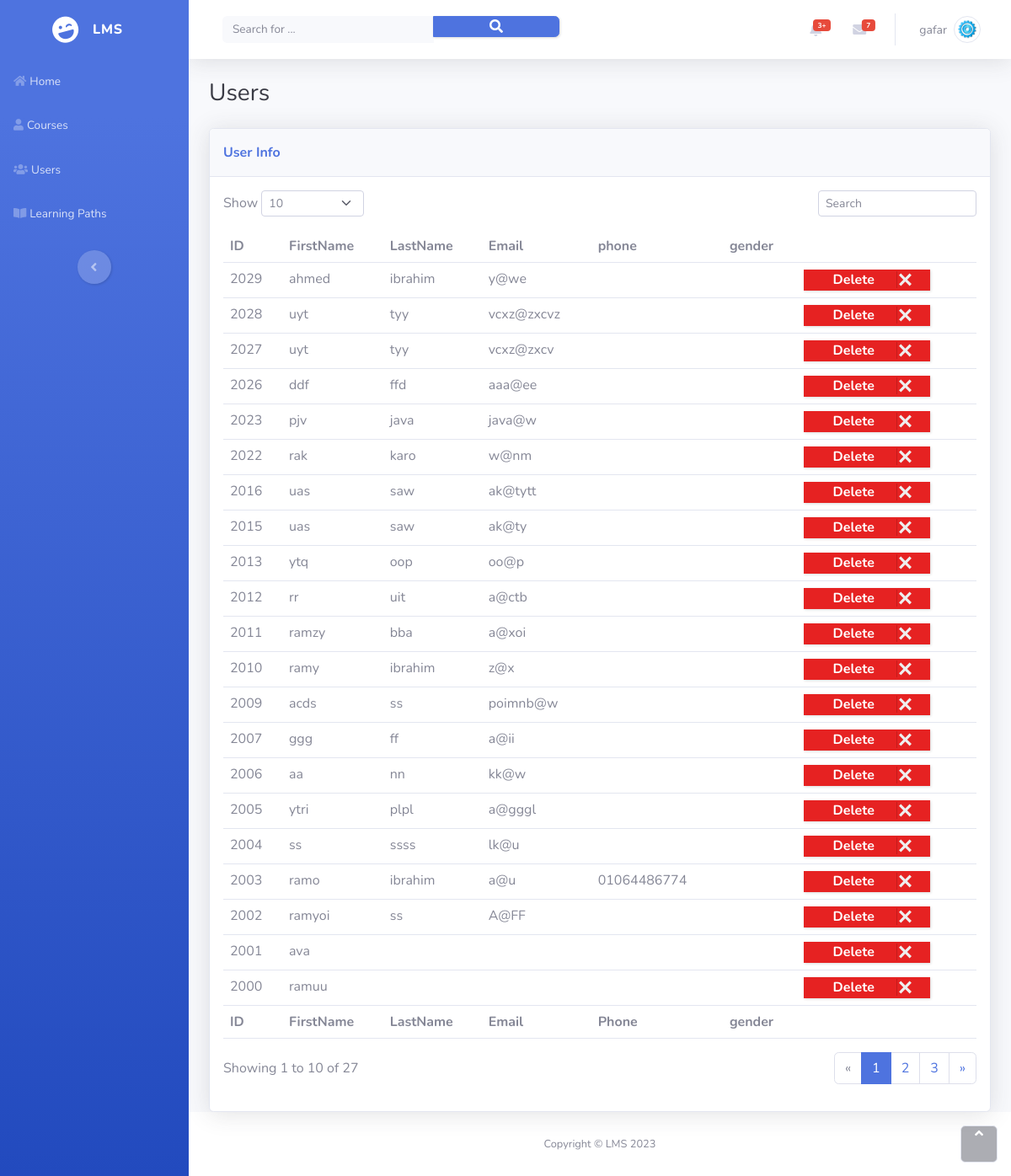
Screenshot of /Views/Admin/Manage-Users.php (signed in) with the database file from the repository.
### tables this page shows
CREATE TABLE `user` (
  `id` int NOT NULL AUTO_INCREMENT,
  `fname` varchar(50) DEFAULT NULL,
  `lname` varchar(50) DEFAULT NULL,
  `password` varchar(50) DEFAULT NULL,
  `nationality` varchar(50) DEFAULT NULL,
  `gender` varchar(50) DEFAULT NULL,
  `birthdate` date DEFAULT NULL,
  `email` varchar(50) DEFAULT NULL,
  `phone` varchar(50) DEFAULT NULL,
  `learning_path_id` int DEFAULT NULL,
  PRIMARY KEY (`id`),
  UNIQUE KEY `password` (`password`),
  UNIQUE KEY `email` (`email`),
  KEY `learning_path_id` (`learning_path_id`),
  CONSTRAINT `user_ibfk_1` FOREIGN KEY (`learning_path_id`) REFERENCES `learning_path` (`id`) ON DELETE CASCADE ON UPDATE CASCADE
);

### Views/Admin/Manage-Users.php (the view, shortened to what this page needs)
<?php
$conn = mysqli_connect('localhost', 'root', '', 'lms','3306');
$sql = 'SELECT id, fname, lname, gender, email, phone FROM user ORDER BY id desc ';
$result = mysqli_query($conn, $sql);
$users = mysqli_fetch_all($result, MYSQLI_ASSOC);
?>
<!DOCTYPE html>
<html lang="en">
<head>
    <link rel="stylesheet" href="../assets/bootstrap/css/bootstrap.min.css">
    <link rel="stylesheet" href="../assets/fonts/fontawesome-all.min.css">
</head>
<body id="page-top">
    <div id="wrapper">
        <nav class="navbar navbar-dark align-items-start sidebar sidebar-dark accordion bg-gradient-primary p-0">
            <div class="container-fluid d-flex flex-column p-0"><a
                    class="navbar-brand d-flex justify-content-center align-items-center sidebar-brand m-0" href="#">
                    <div class="sidebar-brand-icon rotate-n-15"><i class="fas fa-laugh-wink"></i></div>
                    <div class="sidebar-brand-text mx-3"><span>LMS</span></div>
                </a>
                <ul class="navbar-nav text-light" id="accordionSidebar">
                    <li class="nav-item"><a class="nav-link" href="dashboard.php"><i
                                class="fas fa-home"></i><span>Home</span></a></li>
                    <li class="nav-item"><a class="nav-link" href="manage-courses.php"><i
                                class="fas fa-user"></i><span>Courses</span></a></li>
                    <li class="nav-item"><a class="nav-link" href="Manage-Users.php"><i
                                class="fas fa-users"></i><span>Users</span></a></li>
                    <li class="nav-item"><a class="nav-link" href="manage-lp.php"><i
                                class="fas fa-book-open"></i><span>Learning Paths</span></a></li>
                </ul>
                <div class="text-center d-none d-md-inline"><button class="btn rounded-circle border-0"
                        id="sidebarToggle" type="button"></button></div>
            </div>
        </nav>
        <div class="d-flex flex-column" id="content-wrapper">
            <div id="content">
                <nav class="navbar navbar-light navbar-expand bg-white shadow mb-4 topbar static-top">
                    <div class="container-fluid">
                        <form class="d-none d-sm-inline-block me-auto ms-md-3 my-2 my-md-0 mw-100 navbar-search">
                            <div class="input-group"><input class="bg-light form-control border-0 small" type="text"
                                    placeholder="Search for ..."><button class="btn btn-primary py-0" type="button"><i
                                        class="fas fa-search"></i></button></div>
                        </form>
                        <ul class="navbar-nav flex-nowrap ms-auto">
                            <li class="nav-item dropdown no-arrow mx-1">
                                <div class="nav-item dropdown no-arrow"><a class="dropdown-toggle nav-link"
                                        aria-expanded="false" data-bs-toggle="dropdown" href="#"><span
                                            class="badge bg-danger badge-counter">3+</span></a>
                                </div>
                            </li>
                            <li class="nav-item dropdown no-arrow mx-1">
                                <div class="nav-item dropdown no-arrow"><a class="dropdown-toggle nav-link"
                                        aria-expanded="false" data-bs-toggle="dropdown" href="#"><span
                                            class="badge bg-danger badge-counter">7</span><i
                                            class="fas fa-envelope fa-fw"></i></a>
                                </div>
                            </li>
                            <li class="nav-item dropdown no-arrow">
                                <div class="nav-item dropdown no-arrow"><a class="dropdown-toggle nav-link"
                                        aria-expanded="false" data-bs-toggle="dropdown" href="#"><span
                                            class="d-none d-lg-inline me-2 text-gray-600 small"><?php echo $_SESSION["AdminName"] ?></span><img
                                            class="border rounded-circle img-profile"
                                            src="../assets/img/avatars/gear.png"></a>
                                </div>
                            </li>
                        </ul>
                    </div>
                </nav>
                <div class="container-fluid">
                    <h3 class="text-dark mb-4">Users</h3>
                    <div class="card shadow">
                        <div class="card-header py-3">
                            <p class="text-primary m-0 fw-bold">User Info</p>
                        </div>
                        <div class="card-body">
                            <div class="row">
                                <div class="col-md-6 text-nowrap">
                                    <div id="dataTable_length" class="dataTables_length" aria-controls="dataTable">
                                        <label class="form-label">Show&nbsp;<select
                                                class="d-inline-block form-select form-select-sm">
                                                <option value="10" selected="">10</option>
                                            </select>&nbsp;</label>
                                    </div>
                                </div>
                                <div class="col-md-6">
                                    <div class="text-md-end dataTables_filter" id="dataTable_filter"><label
                                            class="form-label"><input type="search" class="form-control form-control-sm"
                                                aria-controls="dataTable" placeholder="Search"></label></div>
                                </div>
                            </div>
                            <div class="table-responsive table mt-2" id="dataTable" role="grid"
                                aria-describedby="dataTable_info">
                                <table class="table my-0" id="dataTable">
                                    <thead>
                                        <tr>
                                            <th>ID</th>
                                            <th>FirstName</th>
                                            <th>LastName</th>
                                            <th>Email</th>
                                            <th>phone</th>
                                            <th>gender</th>
                                        </tr>
                                    </thead>
                                    <?php foreach ($users as $user): ?>
                                    <tbody>
                                        <tr>
                                            <td><?php echo htmlspecialchars($user['id']); ?></td>
                                            <td><?php echo htmlspecialchars($user['fname']); ?></td>
                                            <td><?php echo htmlspecialchars($user['lname']); ?></td>
                                            <td><?php echo htmlspecialchars($user['email']); ?></td>
                                            <td><?php echo htmlspecialchars($user['phone']); ?></td>
                                            <td><?php echo htmlspecialchars($user['gender']); ?></td>
                                            <td>
                                                <form action="Manage-Users.php" method="POST">
                                                    <button class="noselect" type="submit" name="delete"
                                                        value="Delete"><span class="text">Delete</span><span
                                                            class="icon"><svg xmlns="http://www.w3.org/2000/svg"
                                                                width="24" height="24" viewBox="0 0 24 24">
                                                                <path
                                                                    d="M24 20.188l-8.315-8.209 8.2-8.282-3.697-3.697-8.212 8.318-8.31-8.203-3.666 3.666 8.321 8.24-8.206 8.313 3.666 3.666 8.237-8.318 8.285 8.203z">
                                                                </path>
                                                            </svg></span></button>
                                                </form>
                                            </td>
                                        </tr>
                                    </tbody>
                                    <?php endforeach; ?>
                                    <tfoot>
                                        <tr>
                                            <td><strong>ID</strong></td>
                                            <td><strong>FirstName</strong></td>
                                            <td><strong>LastName</strong></td>
                                            <td><strong>Email</strong></td>
                                            <td><strong>Phone</strong></td>
                                            <td><strong>gender</strong></td>
                                        </tr>
                                    </tfoot>
                                </table>
                            </div>
                            <div class="row">
                                <div class="col-md-6 align-self-center">
                                    <p id="dataTable_info" class="dataTables_info" role="status" aria-live="polite">
                                        Showing 1 to 10 of 27</p>
                                </div>
                                <div class="col-md-6">
                                    <nav
                                        class="d-lg-flex justify-content-lg-end dataTables_paginate paging_simple_numbers">
                                        <ul class="pagination">
                                            <li class="page-item disabled"><a class="page-link" aria-label="Previous"
                                                    href="#"><span aria-hidden="true">«</span></a></li>
                                            <li class="page-item active"><a class="page-link" href="#">1</a></li>
                                            <li class="page-item"><a class="page-link" href="#">2</a></li>
                                            <li class="page-item"><a class="page-link" href="#">3</a></li>
                                            <li class="page-item"><a class="page-link" aria-label="Next" href="#"><span
                                                        aria-hidden="true">»</span></a></li>
                                        </ul>
                                    </nav>
                                </div>
                            </div>
                        </div>
                    </div>
                </div>
            </div>
            <footer class="bg-white sticky-footer">
                <div class="container my-auto">
                    <div class="text-center my-auto copyright"><span>Copyright © LMS 2023</span></div>
                </div>
            </footer>
        </div><a class="border rounded d-inline scroll-to-top" href="#page-top"><i class="fas fa-angle-up"></i></a>
    </div>
</body>
</html>

### rows the page displays
user: id "2029", fname "ahmed", lname "ibrahim", email "y@we"
user: id "2028", fname "uyt", lname "tyy", email "vcxz@zxcvz"
user: id "2027", fname "uyt", lname "tyy", email "vcxz@zxcv"
user: id "2026", fname "ddf", lname "ffd", email "aaa@ee"
user: id "2023", fname "pjv", lname "java", email "java@w"
user: id "2022", fname "rak", lname "karo", email "w@nm"
user: id "2016", fname "uas", lname "saw", email "ak@tytt"
user: id "2015", fname "uas", lname "saw", email "ak@ty"
user: id "2013", fname "ytq", lname "oop", email "oo@p"
user: id "2012", fname "rr", lname "uit", email "a@ctb"
user: id "2011", fname "ramzy", lname "bba", email "a@xoi"
user: id "2010", fname "ramy", lname "ibrahim", email "z@x"
user: id "2009", fname "acds", lname "ss", email "poimnb@w"
user: id "2007", fname "ggg", lname "ff", email "a@ii"
user: id "2006", fname "aa", lname "nn", email "kk@w"
user: id "2005", fname "ytri", lname "plpl", email "a@gggl"
user: id "2004", fname "ss", lname "ssss", email "lk@u"
user: id "2003", fname "ramo", lname "ibrahim", email "a@u", phone "01064486774"
user: id "2002", fname "ramyoi", lname "ss", email "A@FF"
user: id "2001", fname "ava"
user: id "2000", fname "ramuu"

### other values shown
$_SESSION["AdminName"] "gafar"
